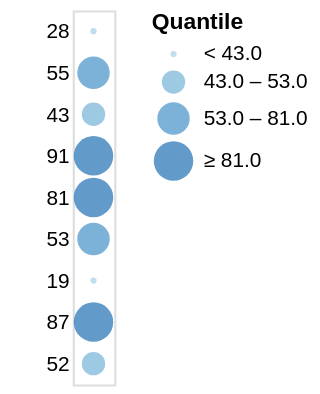

Write the Vega-Lite specification saved for this chart.
### Vega specification from a JSON file in a GitHub repository (floating-point values rounded to 4 significant figures)
{"$schema": "https://vega.github.io/schema/vega/v4.json", "autosize": "pad", "padding": 5, "width": 20, "style": "cell", "data": [{"name": "source_0", "values": [{"a": "A", "b": 28}, {"a": "B", "b": 55}, {"a": "C", "b": 43}, {"a": "D", "b": 91}, {"a": "E", "b": 81}, {"a": "F", "b": 53}, {"a": "G", "b": 19}, {"a": "H", "b": 87}, {"a": "I", "b": 52}]}], "signals": [{"name": "y_step", "value": 20}, {"name": "height", "update": "bandspace(domain('y').length, 1, 0.5) * y_step"}], "marks": [{"name": "marks", "type": "symbol", "style": ["circle"], "from": {"data": "source_0"}, "encode": {"update": {"opacity": {"value": 0.7}, "fill": [{"test": "datum[\"b\"] === null || isNaN(datum[\"b\"])", "value": null}, {"scale": "color", "field": "b"}], "tooltip": {"signal": "{\"b\": ''+datum[\"b\"], \"Quantile\": format(datum[\"b\"], \"\")}"}, "x": {"signal": "width", "mult": 0.5}, "y": {"scale": "y", "field": "b"}, "size": {"scale": "size", "field": "b"}, "shape": {"value": "circle"}}}}], "scales": [{"name": "y", "type": "point", "domain": {"data": "source_0", "field": "b"}, "range": {"step": {"signal": "y_step"}}, "padding": 0.5}, {"name": "color", "type": "quantile", "domain": {"data": "source_0", "field": "b"}, "range": {"scheme": "blues", "count": 4}}, {"name": "size", "type": "quantile", "domain": {"data": "source_0", "field": "b"}, "range": {"signal": "sequence(9, 361 + (361 - 9) / (4 - 1), (361 - 9) / (4 - 1))"}}], "axes": [{"scale": "y", "orient": "left", "grid": false, "domain": false, "ticks": false, "zindex": 1}], "legends": [{"title": "Quantile", "fill": "color", "gradientLength": {"signal": "clamp(height, 64, 200)"}, "labelOverlap": "greedy", "encode": {"symbols": {"update": {"shape": {"value": "circle"}, "opacity": {"value": 0.7}}}}, "size": "size"}], "config": {"axisY": {"minExtent": 30}}}
